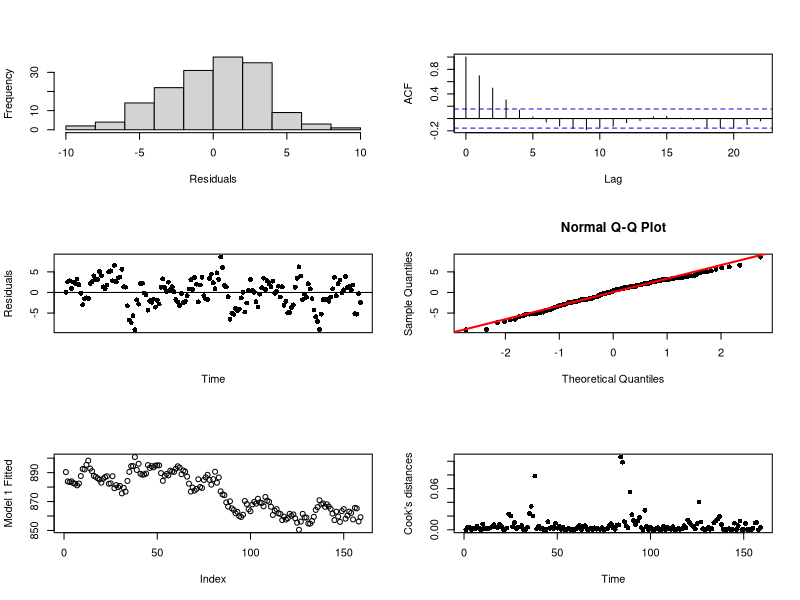
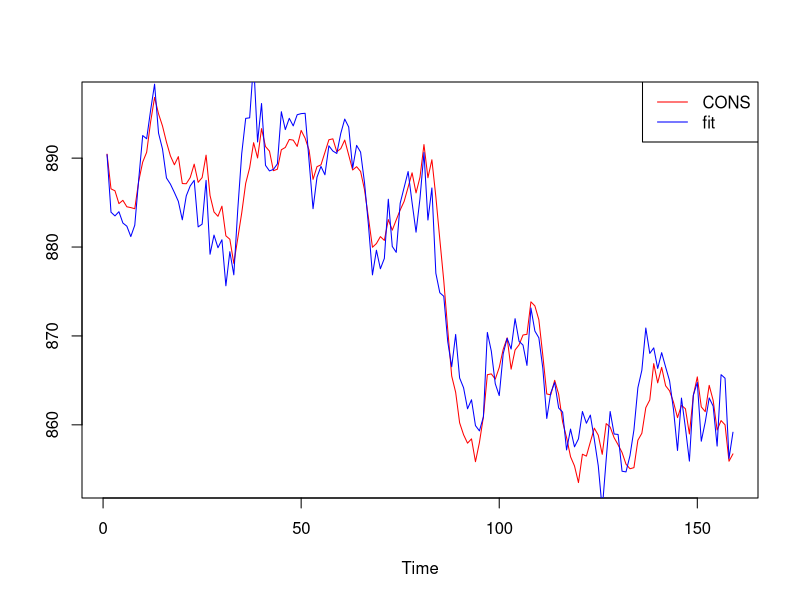
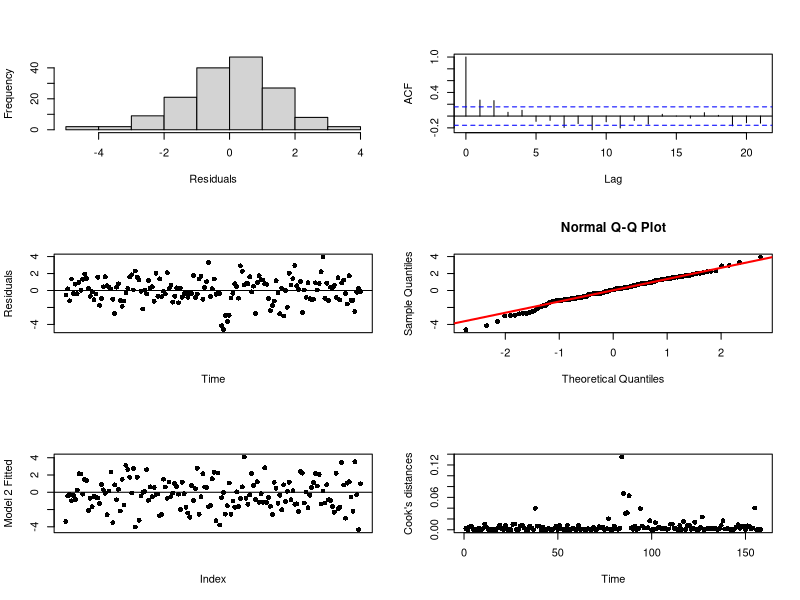
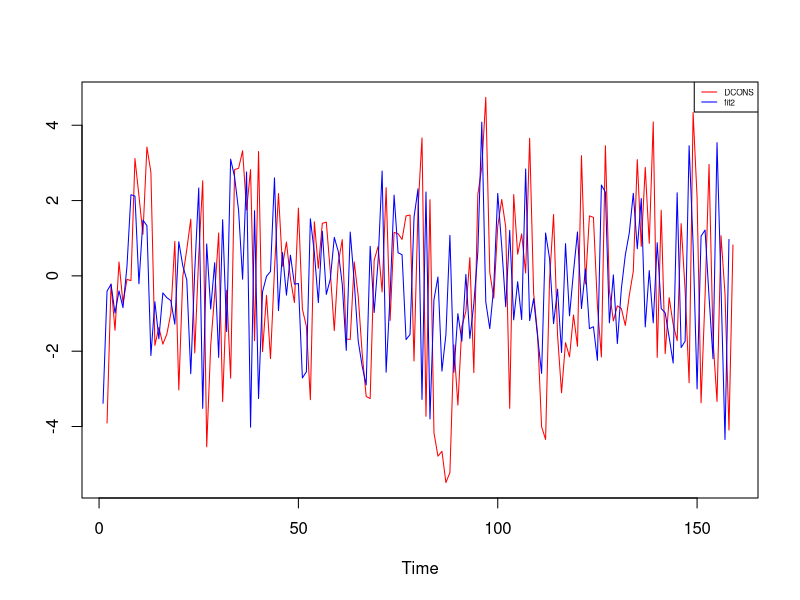
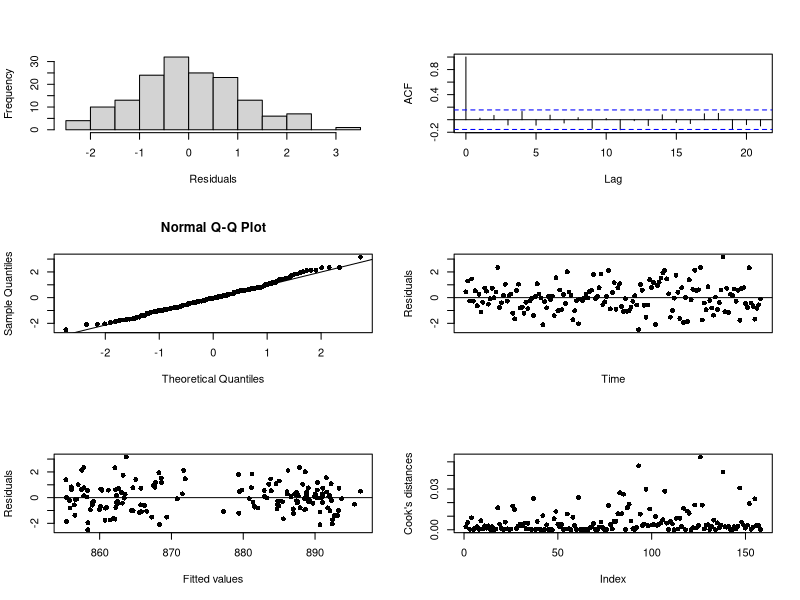
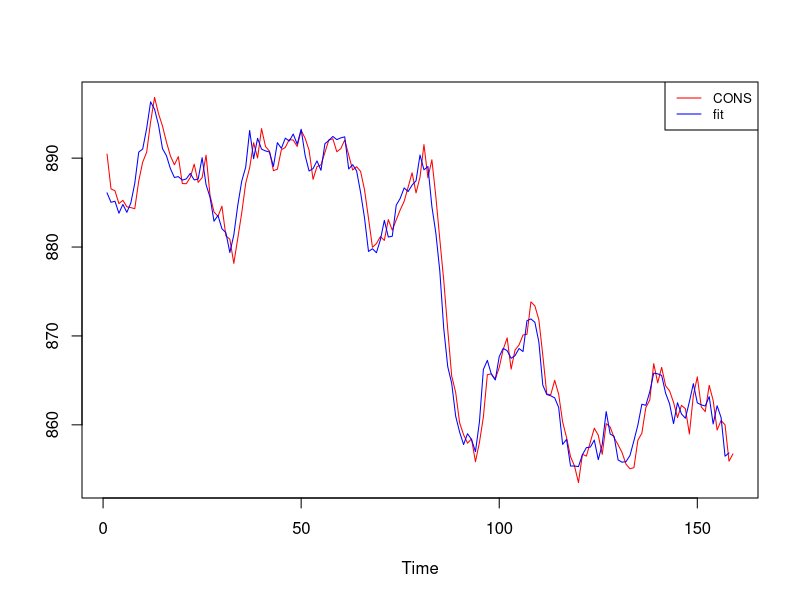

The R script that drew these images, in order:
library(car)
library(forecast)
library(lmtest)

# 5.4 a, Model 1
data <- read.table("t38.txt",header=T)
CONS <- ts(data$CONS)
INC <- ts(data$INC)
INFLAT <- ts(data$INFLAT)

model1 <-lm(CONS~INC+INFLAT)
summary(model1)

# the residuals are almost normally distributed
par(mfrow=c(3,2))
hist(model1$residuals,xlab="Residuals",ylab="Frequency",main=" ")

acf(model1$residuals,main="")
plot(model1$residuals,type="p",ylab="Residuals",xlab="Time",pch=16,xaxt="n")
abline(0,0)

qqnorm(model1$residuals, pch=16)
qqline(model1$residuals,col="red",lwd=2)

plot(model1$fitted.values, ylab="Model 1 Fitted")

plot(cooks.distance(model1),ylab="Cook's distances",xlab="Time",pch=16,xaxt="n")
axis(1)

dev.off()
plot(CONS,col="red",xlab="Time",ylab="")
fit <- ts(predict(model1))
lines(fit,col="blue")
legend("topright", legend=c("CONS", "fit"),
       col=c("red","blue"),lty=c(1,1),cex=1)

vif(model1)

# b Model 2
DCONS <- diff(CONS)
DINC <- diff(INC)
DINFLAT <- diff(INFLAT)

model2 <- lm(DCONS~DINC+DINFLAT)
summary(model2)

vif(model2)
par(mfrow=c(3,2))
hist(model2$residuals,xlab="Residuals",ylab="Frequency",main=" ")
# the residuals are normally distributed
acf(model2$residuals,main="")
plot(model2$residuals,type="p",ylab="Residuals",xlab="Time",pch=16,xaxt="n")
abline(0,0)

qqnorm(model2$residuals, pch=16)
qqline(model2$residuals,col="red",lwd=2)

plot(model2$fitted.values, ylab="Model 2 Fitted",xlab="Index",pch=16,xaxt="n")
abline(0,0)

plot(cooks.distance(model2),ylab="Cook's distances",xlab="Time",pch=16,xaxt="n")
axis(1)

dev.off()
plot(DCONS,col="red",xlab="Time",ylab="")
fit2 <- ts(predict(model2))
lines(fit2, col="blue")
legend("topright", legend=c("DCONS", "fit2"),
       col=c("red","blue"),lty=c(1,1),cex=0.5)

model2_bg <- rep(NA,155)
# Breusch-Godfrey can be performed up to order:
# (sample size) - (number of estimated parameters) = 158-3 = 155
for (i in 1:155)
{
  model2_bg[i]= bgtest(model2, order=i)$p.value
}
model2_bg
which(model2_bg > 0.05)


# c Model 3

n <- nrow(data)
model3 <- lm(CONS[-1]~CONS[-n]+INC[-1]+INC[-n]+INFLAT[-1]+INFLAT[-n])
summary(model3)
# ,breaks=seq(from=-0.1,to=0.1,by=0.02
par(mfrow=c(3,2))
hist(model3$residuals,xlab="Residuals",ylab="Frequency",main=" ")

acf(model3$residuals,main="")

qqnorm(model3$residuals,pch=16)
qqline(model3$residuals)

plot(model3$residuals,type="p",ylab="Residuals",xlab="Time",pch=16,xaxt="n")
abline(0,0)

plot(model3$fitted.values, model3$residuals,type="p",ylab="Residuals", xlab = "Fitted values", pch=16)
abline(0,0)
plot(cooks.distance(model3),ylab="Cook's distances",xlab="Index",pch=16,xaxt="n")
axis(1)

dev.off()
plot(ts(CONS),col="red",xlab="Time",ylab="",type="l")
fit3 <- ts(predict(model3))
lines(fit3,col="blue")
legend("topright", legend=c("CONS", "fit"),
       col=c("red","blue"),lty=c(1,1),cex=0.8)#dev.off()


# ,labels=seq(from=1950,to=1981,by=3)

model3_bg <- rep(NA,152)

# Breusch-Godfrey can be performed up to order: 
# (sample size) - (number of estimated parameters) = 158 - 6 = 152

for (i in 1:152)
{
  model3_bg[i]= bgtest(model3, order=i)$p.value
}
model3_bg
which(model3_bg < 0.05)
# Null hypothesis of no autocorrelation accepted with all lags

vif(model3)













